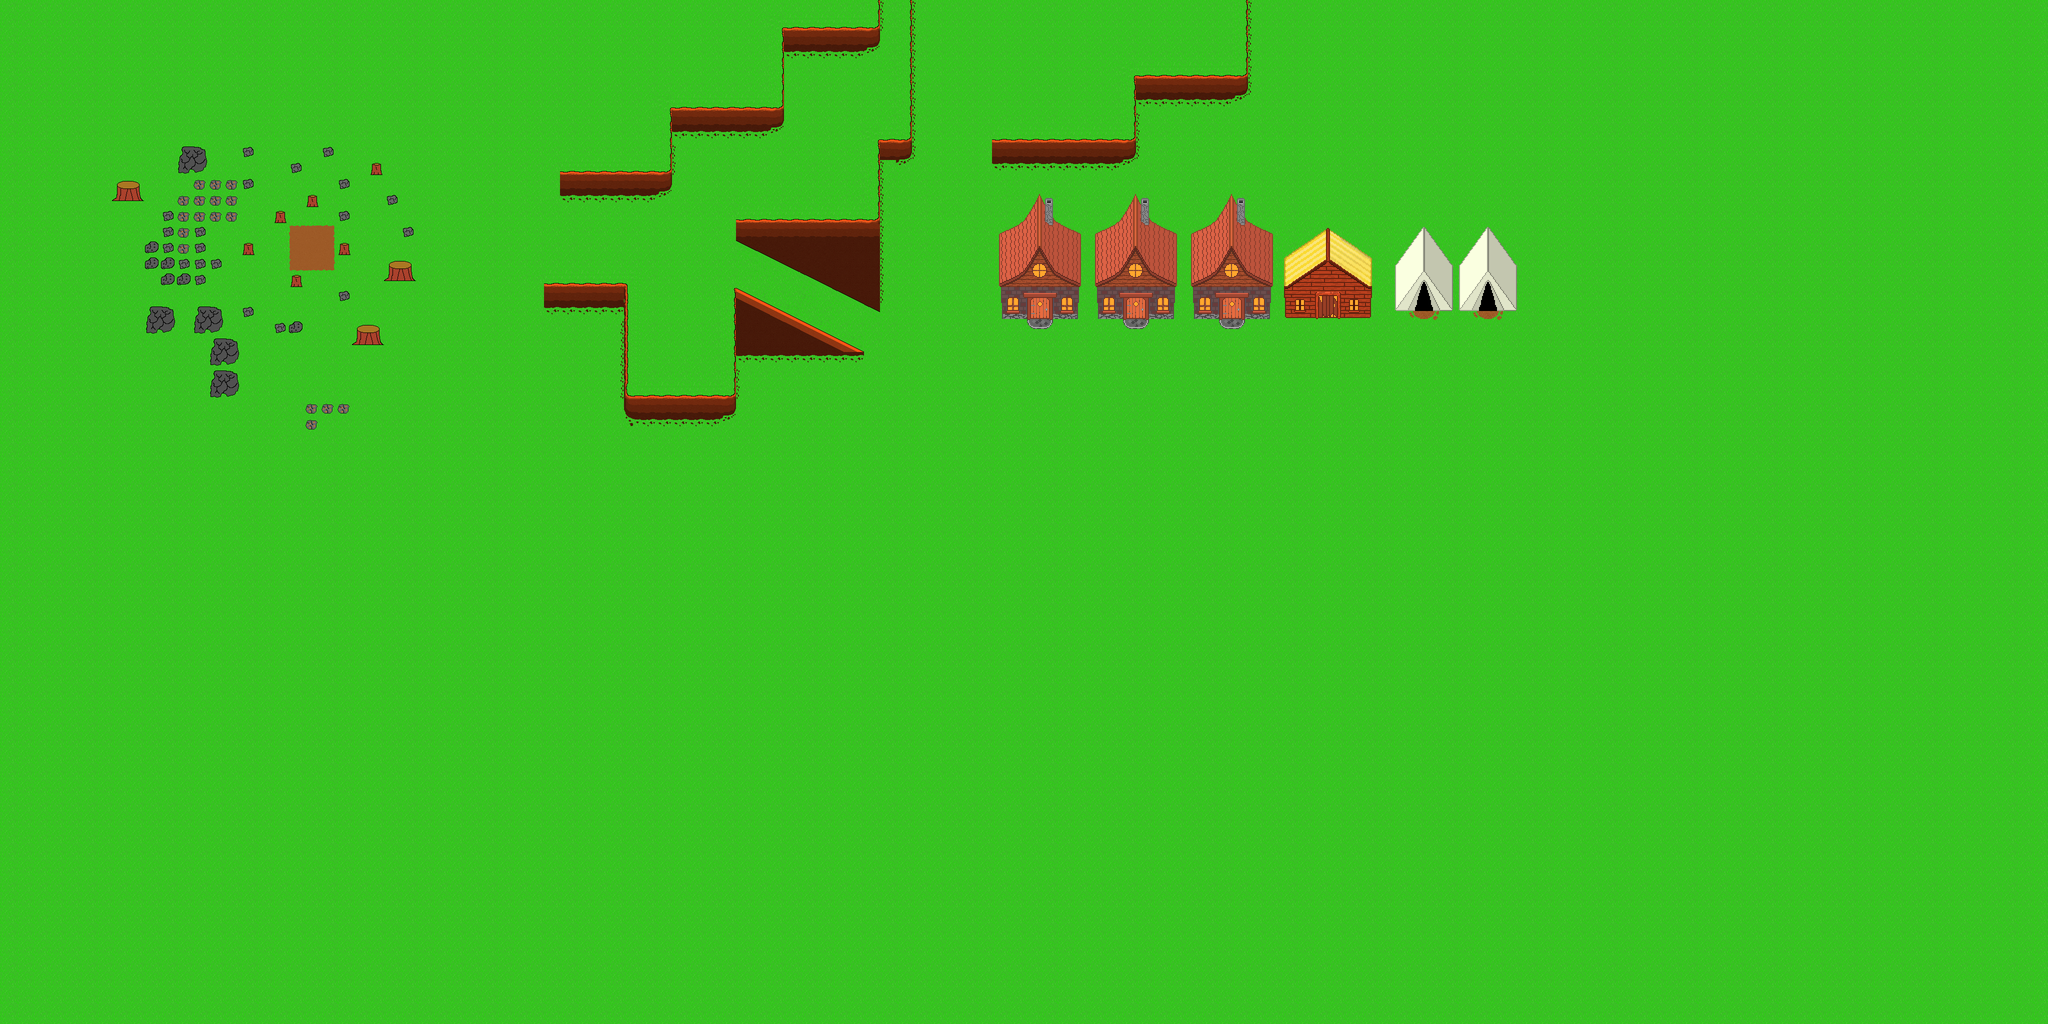

Rendered tile map (Tiled .tmx) drawn with the repository's tilesets; below, a short description and the map source with its tile grids summarised:
An orthogonal 128x64 tile map with 32x32 px tiles, 2 tile layers (Layer 1 / Background, Layer 2) and 1 object (PlayerSpawn).

<map version="1.8" tiledversion="1.8.5" orientation="orthogonal" renderorder="left-down" width="128" height="64" tilewidth="32" tileheight="32" infinite="0" nextlayerid="4" nextobjectid="3">
 <tileset firstgid="1" source="OverWorld_Spring.tsx" />
 <layer id="1" name="Layer 1 / Background" width="128" height="64">
  <data>[8192 cells, 8192 non-empty, 1 distinct tile ids]</data>
 </layer>
 <layer id="2" name="Layer 2" width="128" height="64">
  <data>[8192 cells, 763 non-empty, 203 distinct tile ids]</data>
 </layer>
 <objectgroup id="3" name="PlayerInteractions">
  <object id="1" name="PlayerSpawn" x="1909" y="209">
   <point />
  </object>
 </objectgroup>
</map>
